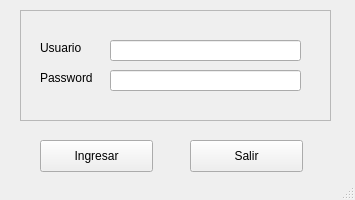
<?xml version="1.0" encoding="UTF-8"?>
<ui version="4.0">
 <class>MainWindow</class>
 <widget class="QMainWindow" name="MainWindow">
  <property name="geometry">
   <rect>
    <x>0</x>
    <y>0</y>
    <width>355</width>
    <height>200</height>
   </rect>
  </property>
  <property name="windowTitle">
   <string>MainWindow</string>
  </property>
  <widget class="QWidget" name="centralwidget">
   <widget class="QPushButton" name="pushButtonIngresar">
    <property name="geometry">
     <rect>
      <x>40</x>
      <y>140</y>
      <width>113</width>
      <height>32</height>
     </rect>
    </property>
    <property name="text">
     <string>Ingresar</string>
    </property>
   </widget>
   <widget class="QPushButton" name="pushButtonSalir">
    <property name="geometry">
     <rect>
      <x>190</x>
      <y>140</y>
      <width>113</width>
      <height>32</height>
     </rect>
    </property>
    <property name="text">
     <string>Salir</string>
    </property>
   </widget>
   <widget class="QFrame" name="frame">
    <property name="geometry">
     <rect>
      <x>20</x>
      <y>10</y>
      <width>311</width>
      <height>111</height>
     </rect>
    </property>
    <property name="frameShape">
     <enum>QFrame::StyledPanel</enum>
    </property>
    <property name="frameShadow">
     <enum>QFrame::Raised</enum>
    </property>
    <widget class="QLabel" name="label">
     <property name="geometry">
      <rect>
       <x>20</x>
       <y>30</y>
       <width>60</width>
       <height>16</height>
      </rect>
     </property>
     <property name="text">
      <string>Usuario</string>
     </property>
    </widget>
    <widget class="QLabel" name="label_2">
     <property name="geometry">
      <rect>
       <x>20</x>
       <y>60</y>
       <width>60</width>
       <height>16</height>
      </rect>
     </property>
     <property name="text">
      <string>Password</string>
     </property>
    </widget>
    <widget class="QLineEdit" name="lineEditPassword">
     <property name="geometry">
      <rect>
       <x>90</x>
       <y>60</y>
       <width>191</width>
       <height>21</height>
      </rect>
     </property>
     <property name="echoMode">
      <enum>QLineEdit::Password</enum>
     </property>
    </widget>
    <widget class="QLineEdit" name="lineEditUsuario">
     <property name="geometry">
      <rect>
       <x>90</x>
       <y>30</y>
       <width>191</width>
       <height>21</height>
      </rect>
     </property>
    </widget>
   </widget>
  </widget>
  <widget class="QStatusBar" name="statusbar"/>
 </widget>
 <resources/>
 <connections/>
</ui>
